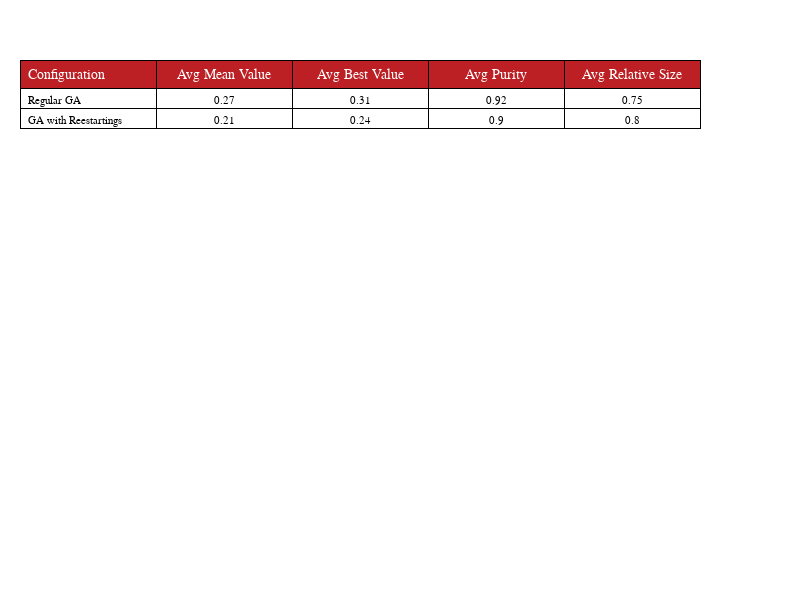

Notebook cell for this chart:
### Code cell
#restarttable
names = ["Configuration" "Avg Mean Value" "Avg Best Value" "Avg Purity" "Avg Relative Size"]
rows = ["Regular GA" 0.27 0.31 0.92 0.75 
        "GA with Reestartings" 0.21 0.24 0.90 0.80]
colors = fill("white", size([names; rows]))

printtable(names, rows, colors)

### Figure 1 — Plotly figure (JSON) as saved in the notebook; plotly's stock layout.template omitted (floating-point values rounded to 4 significant figures)
{"data": [{"cells": {"align": ["left", "center"], "fill": {"color": [["white", "white", "white"], ["white", "white", "white"], ["white", "white", "white"], ["white", "white", "white"], ["white", "white", "white"]]}, "font": {"color": "black", "family": "Arial", "size": 11}, "line": {"color": "black", "width": 1}, "values": [["Regular GA", "GA with Reestartings"], [0.27, 0.21], [0.31, 0.24], [0.92, 0.9], [0.75, 0.8]]}, "header": {"align": ["left", "center"], "fill": {"color": "#BC2024"}, "font": {"color": "white", "family": "Arial", "size": 14}, "line": {"color": "black", "width": 1}, "values": [["Configuration"], ["Avg Mean Value"], ["Avg Best Value"], ["Avg Purity"], ["Avg Relative Size"]]}, "type": "table"}], "layout": {"height": 600, "margin": {"b": 10, "l": 20, "r": 100, "t": 60}, "width": 800}}
